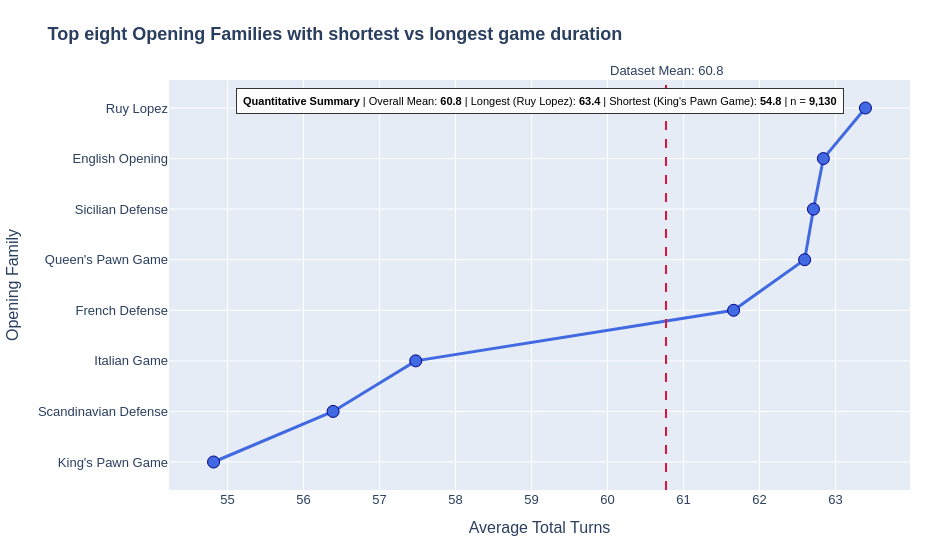

The cell this chart's notebook holds for it:
### Markdown cell above
## 2.1.1. Line Plot:

**Details of the Code:**

1. **Data Aggregation:** Filters the dataset for the top 8 frequent opening families and calculates their average (`mean_turns`), median, and total game count, sorting them from shortest to longest duration.
2. **Metric Extraction:** Computes overall benchmark values (the global dataset mean, total sample size, and identifies the absolute shortest/longest opening families).
3. **Chart Construction:** Plots a horizontal line-and-marker chart where each point represents an opening family's average game length.
4. **Reference & Annotations:** Adds a **crimson dashed vertical line** representing the overall dataset mean and injects a formatted **summary box** at the top with key quantitative metrics ($n$, overall mean, extremes).
5. **Layout Styling:** Configures custom dimensions, titles, axis labels, and clean margins for presentation-ready visualization.

### Code cell
#Visulisation :

import plotly.graph_objects as go
import pandas as pd

# 1. Filter for top 8 opening families and calculating mean and sample size
top_families = chess['opening_family'].value_counts().head(8).index
filtered_chess = chess[chess['opening_family'].isin(top_families)]

family_stats = filtered_chess.groupby('opening_family')['turns'].agg(
    mean_turns='mean',
    median_turns='median',
    game_count='count'
).reset_index()

# Sort from shortest to longest average duration 
df_sorted = family_stats.sort_values(by='mean_turns', ascending=True)

# 2.Quantitative metrics 
overall_mean = filtered_chess['turns'].mean()
total_games = len(filtered_chess)
longest_family = df_sorted.iloc[-1]['opening_family']
longest_val = df_sorted.iloc[-1]['mean_turns']
shortest_family = df_sorted.iloc[0]['opening_family']
shortest_val = df_sorted.iloc[0]['mean_turns']

# 3. Line Chart 
fig = go.Figure()

fig.add_trace(go.Scatter(
    x=df_sorted['mean_turns'],
    y=df_sorted['opening_family'],
    mode='lines+markers',
    marker=dict(size=12, color='royalblue', line=dict(width=1, color='darkblue')),
    line=dict(color='royalblue', width=3, dash='solid'),
    hovertemplate='<b>%{y}</b><br>Average Turns: %{x:.1f}<extra></extra>'
))

# 4.Vertical reference line 
fig.add_vline(
    x=overall_mean, 
    line_dash="dash", 
    line_color="crimson", 
    annotation_text=f"Dataset Mean: {overall_mean:.1f}", 
    annotation_position="top"
)

# 5. Quantitative summary c
stats_text = (
    f"<b>Quantitative Summary</b> | "
    f"Overall Mean: <b>{overall_mean:.1f}</b> | "
    f"Longest ({longest_family}): <b>{longest_val:.1f}</b> | "
    f"Shortest ({shortest_family}): <b>{shortest_val:.1f}</b> | "
    f"n = <b>{total_games:,}</b>"
)

fig.add_annotation(
    x=0.5, 
    y=0.98,
    xref="paper", 
    yref="paper",
    text=stats_text,
    showarrow=False,
    font=dict(size=11, color="black"),
    align="center",
    bgcolor="rgba(255, 255, 255, 0.95)",
    bordercolor="#333333",
    borderwidth=1,
    borderpad=6
)

# 6. Final layout styling
fig.update_layout(
    title='<b>Top eight Opening Families with shortest vs longest game duration</b>',
    xaxis_title='Average Total Turns',
    yaxis_title='Opening Family',
    width=950,
    height=550,
    font=dict(size=13, family="Arial"),
    margin=dict(l=160, r=40, t=80, b=60)
)

fig.show()

### Figure 1 — Plotly figure (JSON) as saved in the notebook; plotly's stock layout.template omitted (floating-point values rounded to 4 significant figures)
{"data": [{"hovertemplate": "<b>%{y}</b><br>Average Turns: %{x:.1f}<extra></extra>", "line": {"color": "royalblue", "dash": "solid", "width": 3}, "marker": {"color": "royalblue", "line": {"color": "darkblue", "width": 1}, "size": 12}, "mode": "lines+markers", "type": "scatter", "x": [54.82, 56.39, 57.48, 61.66, 62.59, 62.71, 62.84, 63.39], "y": ["King's Pawn Game", "Scandinavian Defense", "Italian Game", "French Defense", "Queen's Pawn Game", "Sicilian Defense", "English Opening", "Ruy Lopez"]}], "layout": {"annotations": [{"showarrow": false, "text": "Dataset Mean: 60.8", "x": 60.77, "xanchor": "center", "xref": "x", "y": 1, "yanchor": "bottom", "yref": "y domain"}, {"align": "center", "bgcolor": "rgba(255, 255, 255, 0.95)", "bordercolor": "#333333", "borderpad": 6, "borderwidth": 1, "font": {"color": "black", "size": 11}, "showarrow": false, "text": "<b>Quantitative Summary</b> | Overall Mean: <b>60.8</b> | Longest (Ruy Lopez): <b>63.4</b> | Shortest (King's Pawn Game): <b>54.8</b> | n = <b>9,130</b>", "x": 0.5, "xref": "paper", "y": 0.98, "yref": "paper"}], "font": {"family": "Arial", "size": 13}, "height": 550, "margin": {"b": 60, "l": 160, "r": 40, "t": 80}, "shapes": [{"line": {"color": "crimson", "dash": "dash"}, "type": "line", "x0": 60.77, "x1": 60.77, "xref": "x", "y0": 0, "y1": 1, "yref": "y domain"}], "title": {"text": "<b>Top eight Opening Families with shortest vs longest game duration</b>"}, "width": 950, "xaxis": {"title": {"text": "Average Total Turns"}}, "yaxis": {"title": {"text": "Opening Family"}}}}
